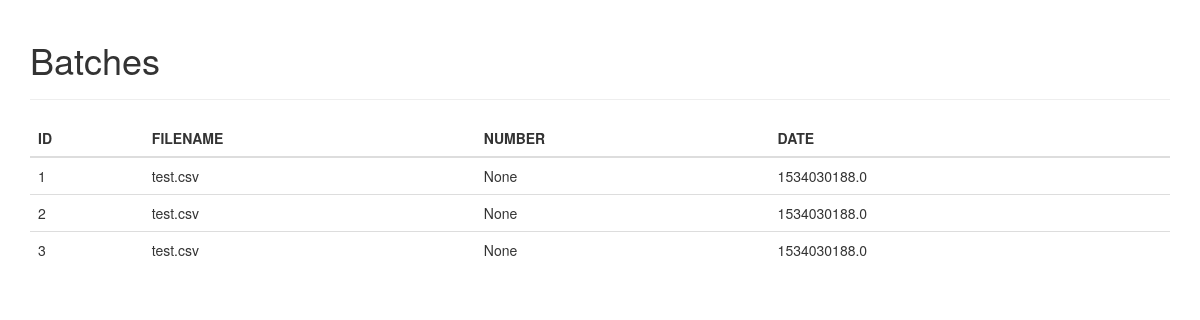
/batches, run on the app's committed database.
### tables this page shows
CREATE TABLE batches(   id       INTEGER PRIMARY KEY,
                        filename TEXT,
                        number   INTEGER,
                        date     TEXT
                        );

### run.py (the view)
@app.route('/batches')
def batches():
    query = 'SELECT * FROM batches'
    rows = query_db(query)
    return render_template('batches.html', batches=rows)

### run.py (called while the page is built)
def get_db():
    db = getattr(g, '_database', None)
    if db is None:
        db = g._database = sqlite3.connect(DATABASE)
    db.row_factory = sqlite3.Row
    return db

def query_db(query, args=(), one=False):
    cur = get_db().execute(query, args)
    rv = cur.fetchall()
    cur.close()
    return (rv[0] if rv else None) if one else rv

@app.teardown_appcontext
def close_connection(exception):
    db = getattr(g, '_database', None)
    if db is not None:
        db.close()

### templates/batches.html (shortened to what this page needs)
{% extends "bootstrap/base.html" %}
{% block content %}
<div class="container">
    <div class="page-header">
        <h1>Batches</h1>
    </div>
    <table class='table'>
        <thead>
            <th>ID</th>
            <th>FILENAME</th>
            <th>NUMBER</th>
            <th>DATE</th>
        </thead>
        {% for row in batches %}
        <tr padding='3'>
            <td>{{ row.id }}</td>
            <td>{{ row.filename }}</td>
            <td>{{ row.number }}</td>
            <td>{{ row.date }}</td>
        </tr>
        {% endfor %}
    </table>
</div>
{% endblock %}

### data on the page
batches: id "1", filename "test.csv", number "None", date "1534030188.0"
batches: id "2", filename "test.csv", number "None", date "1534030188.0"
batches: id "3", filename "test.csv", number "None", date "1534030188.0"
